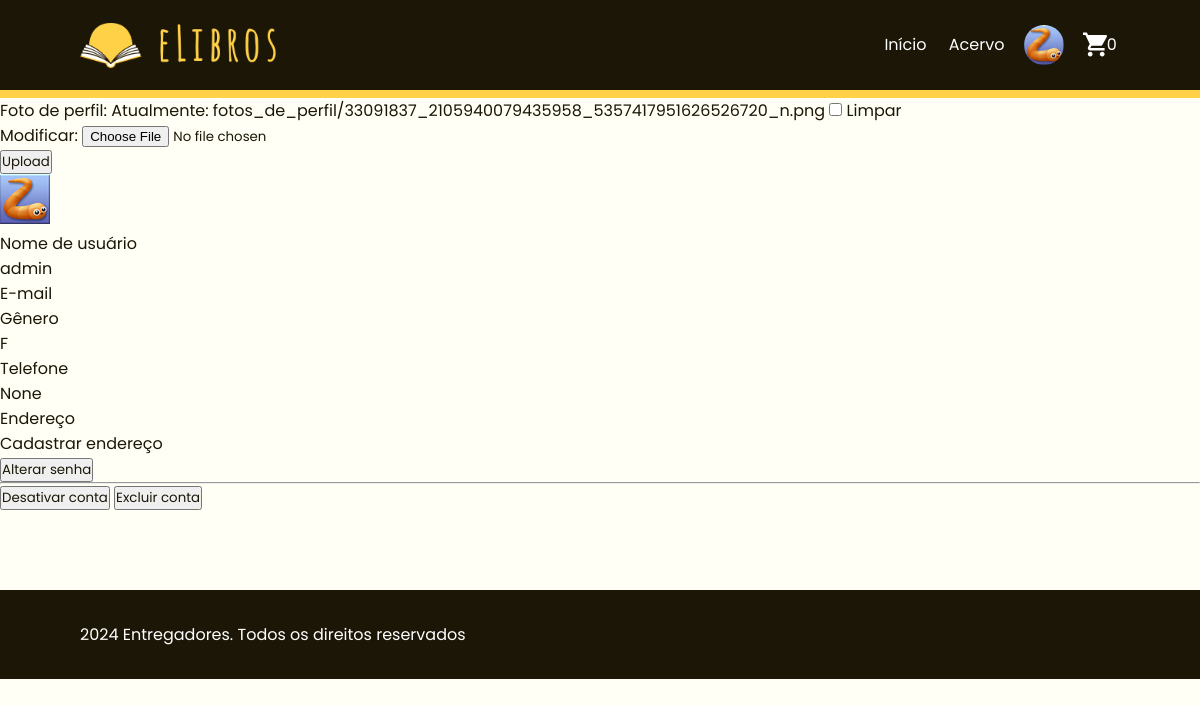
The app's page /perfil/ (signed in) with its own data.
### accounts/models.py (models this page shows, shortened)
class Cliente(AbstractUser):
    nome = models.CharField(blank=True, null=True, max_length=100)
    CPF = models.CharField(blank=True, null=True, max_length=15)
    foto_de_perfil = models.ImageField(upload_to='fotos_de_perfil/', blank=True, null=True)
    genero_choices = (
        ("F", "Feminino"),
        ("M", "Masculino"),
        ("NB", "Não-binário"),
        ("PND", "Prefiro não dizer"),
        ("OU", "Outro")
    )
    telefone = models.CharField(max_length=15, blank=True, null=True)
    genero = models.CharField(max_length=20, choices=genero_choices, default="F", null=True, blank=True, verbose_name="Identidade de gênero")
    outro_genero = models.CharField(max_length=50, blank=True, null=True, verbose_name="Outro gênero")
    dt_nasc = models.DateField(blank=True, null=True, verbose_name="Data de Nascimento")
    enderecos = models.ManyToManyField(Endereco, related_name="enderecos_do_cliente", blank=True)
    def __str__(self):
        return self.username

### elibrosLoja/models/carrinho.py (models this page shows, shortened)
class Carrinho(models.Model):
    session_id = models.CharField(max_length=100, null=True, blank=True)
    cliente = models.ForeignKey('accounts.Cliente', null=True, related_name="cliente_do_carrinho", on_delete=models.CASCADE)
    items = models.ManyToManyField(ItemCarrinho, related_name="items_do_carrinho", blank=True)
    total = models.DecimalField(max_digits=5, decimal_places=2, default=0.00, blank=True)
    @property
    def numero_itens(self):
        itens = self.items.all()
        quantia = sum([item.quantidade for item in itens])
        return quantia

### elibrosLoja/views.py (the view)
# urls.py: path("perfil/", perfil, name="perfil"),
@login_required
def perfil(request):
    cliente = request.user
    if request.method == 'POST':
        form = UserImageForm(request.POST, request.FILES, instance=cliente)
        if form.is_valid():
            form.save()
            return redirect('perfil')  # Redirect to the same page to see the changes
    else:
        form = UserImageForm(instance=cliente)
    context = {
        'cliente': cliente,
        'form': form,
    }
    return render(request, 'elibrosLoja/perfil.html', context=context)

### elibrosLoja/forms.py
class UserImageForm(forms.ModelForm):
    class Meta:
        model = Cliente
        fields = ['foto_de_perfil']

### utils/context_processors.py (called while the page is built)
def carrinho(request):
    try:
        if request.user.is_authenticated:
            carrinho, created = Carrinho.objects.get_or_create(cliente=request.user)
        else:
            carrinho, created = Carrinho.objects.get_or_create(session_id=request.session['session_id'])
    except:
        carrinho = {'total': 0, 'numero_itens': 0}
        print(carrinho)
    return {'carrinho': carrinho}

def cliente(request):
    try:
        cliente = request.user
    except:
        cliente = None
    return {'cliente': cliente}

### templates/elibrosLoja/perfil.html (shortened to what this page needs)
{% extends '_base.html' %}
{% load static %}
{% block content %}
<main>
<form method="post" enctype="multipart/form-data">
    {{ form.as_p }}
    <button type="submit">Upload</button>
</form>
{% if cliente.foto_de_perfil %}
    <img src="{{ cliente.foto_de_perfil.url }}" alt="Profile Picture" style="max-height:300px">
{% endif %}
<p>Nome de usuário</p>
<p>{{ cliente.username }}</p>
<p>E-mail</p>
<p>Gênero</p>
<p>{{ cliente.genero }}</p>
<p>Telefone</p>
<p>{{ cliente.telefone }}</p>
<p>Endereço</p>
{% if cliente.endereco %}
    <p>{{ cliente.endereco }}</p>
{% else %}
    <a href="">Cadastrar endereço</a>
{% endif %}
<div class="senha_autenticacao">
    <button>Alterar senha</button>
    <hr>
    <button>Desativar conta</button>
    <button>Excluir conta</button>
</div>
</main>
{% endblock content %}

### templates/_base.html (shortened to what this page needs)
{% load static %}
<!DOCTYPE html>
<html lang="pt-br">
<head>
  {% block css %}
  <link rel="stylesheet" href="{% static 'css/base.css' %}">
  {% endblock %}
</head>
<body>
  <header>
    <h1><a href="{% url 'inicio' %}"><img src="{% static 'images/logo.png' %}"></a></h1>
    <nav>
      <ul class="navbar-ul">
        <li>
          <a class="nav-link-normal" href="{% url 'inicio' %}">Início</a>
        </li>
        <li>
          <a class="nav-link-normal" href="{% url 'acervo' %}">Acervo</a>
        </li>
        {% if user.is_authenticated %}
        <li id="dropdown">
          <div>
              <div id="perfil">
                {% if cliente.foto_de_perfil %}
                  <img src="{{ cliente.foto_de_perfil.url }}">
                {% else %}
                  <img src="{% static 'images/usuario'%}">
                {% endif %}
              </div>
          </div>
        </li>
        {% endif %}
        <li>
          <a id="carrinho" class="nav-link" href="{% url 'carrinho' %}">
            <img src="{% static 'images/icons/carrinho.svg' %}">
            <span class="carrinho-quantidade">{{carrinho.numero_itens}}</span>
          </a>
        </li>
      </ul>
    </nav>
  </header>
  {% block content %}{% endblock content %}
  <footer>
    <p>2024 Entregadores. Todos os direitos reservados</p>
  </footer>
</body>
</html>

### static/css/base.css (style rules this page uses)
body { background-color: #FFFFF5; width: 100%; }
a { text-decoration: none; }
* { margin: 0; padding: 0; font-family: Poppins; color: #1C1607; }
header { padding: 1em 5em; border-bottom: 8px #FFD147 solid; display: flex; flex-direction: row; justify-content: space-between; background-color: #1C1607; }
header h1 a { display: flex; }
header h1 a img { width: 200px; }
header nav { display: flex; }
header nav ul { gap: 1em; list-style-type: none; display: flex; flex-direction: row; }
header nav ul li { display: flex; align-items: center; justify-content: center; }
header nav ul li a { color: #FFF; padding: 0 0.2em; text-decoration: none; display: flex; }
.nav-link-normal { position: relative; }
.nav-link-normal:before { content: ""; position: absolute; width: 100%; height: 1px; bottom: -1px; left: 0; background-color: #FFD147; visibility: hidden; -webkit-transform: scaleX(0); transform: scaleX(0); -webkit-transition: all 0.17s ease-in-out 0s; transition: all 0.17s ease-in-out 0s; }
#carrinho img { width: 24px; }
.carrinho-quantidade { color: white; }
#perfil { display: flex; align-items: center; justify-content: center; }
#perfil img { width: 40px; height: 40px; border-radius: 40px; }
#dropdown { position: relative; }
footer { margin-top: 5em; padding: 2em 5em; background-color: #1C1607; }
footer p { color: #fff; }

### records on screen
Cliente: foto_de_perfil (picture), username "admin", genero "F", telefone "None"
Carrinho: numero_itens "0"
